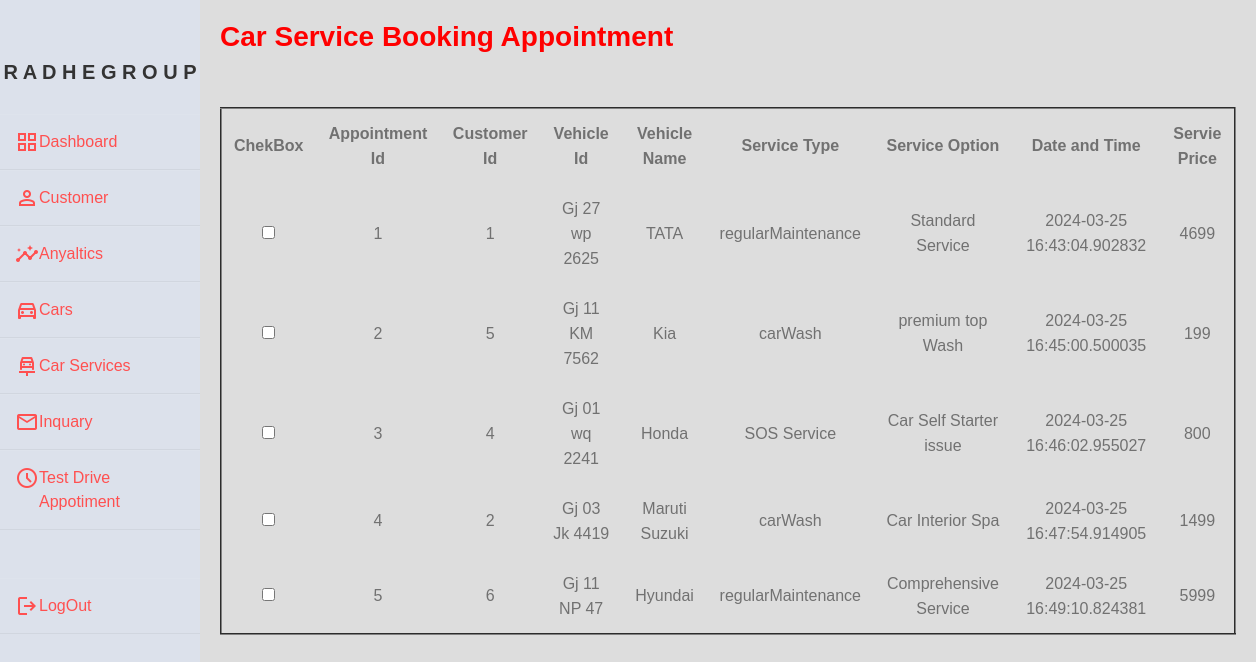
/Adminbookingap.php, run on the app's committed database.
### Adminbookingap.php (the view, shortened to what this page needs)
<?php
$servername = "localhost";
$username = "root";
$pass = "";
$database = "car sales and service";
$conn = mysqli_connect($servername, $username, $pass, $database);
?>
<!DOCTYPE html>
<html>
<head>
    <link rel="stylesheet" href="https://stackpath.bootstrapcdn.com/bootstrap/4.5.2/css/bootstrap.min.css">
</head>
<body>
    <?php include 'nav.php' ?>
    <div class="main_content">
        <div class="info">
            <h3><b>Car Service Booking Appointment </b></h3> <br>
            <div class="table-container">
                <table border="2">
                    <tr>
                        <td><b>ChekBox</b></td>
                        <td><b>Appointment Id</b></td>
                        <td><b>Customer Id</b></td>
                        <td><b>Vehicle Id</b></td>
                        <td><b>Vehicle Name</b></td>
                        <td><b>Service Type</b></td>
                        <td><b>Service Option</b></td>
                        <td><b>Date and Time</b></td>
                        <td><b>Servie Price</b></td>
                    </tr>
                    <tbody>
                        <?php
                                $sql = "SELECT * FROM `service appointment table`";
                                $result = mysqli_query($conn, $sql);
                                if(mysqli_num_rows($result) > 0){
                                while($row = mysqli_fetch_assoc($result))
                                {
                                echo "<tr>";
                                    echo "<td><input type='checkbox'></td>";
                                    echo "<td>".$row['Appointment_Id'] ."</td>
                                    <td>". $row['Customer Id'] ."</td>
                                    <td> ".$row['Vehicles Id'] ."</td>
                                    <td> ".$row['vehicle Name'] ."</td>
                                    <td> ".$row['Service Type'] ."</td>
                                    <td> ".$row['service option'] ."</td>
                                    <td> ".$row['Appointment Date And Time'] ."</td>
                                    <td> ".$row['Service Cost'] ."</td>";
                                echo "</tr>";
                                }
                            }
        ?>
                    </tbody>
                </table>
            </div>
        </div>
    </div>
</body>
</html>

### Adminbookingap.php (style rules this page uses)
body { font-family: 'Segoe UI', Tahoma, Geneva, Verdana, sans-serif; margin: 0; padding: 0; background-color: #ddd; }
h3 { color: red; margin-top: 20px; }
.table-container { margin-top: 20px; }
table { width: 100%; border-collapse: collapse; margin-top: 20px; }
th, td { padding: 12px; border: 1px solid #ddd; text-align: center; }

### nav.php (style rules this page uses)
* { margin: 0; padding: 0; box-sizing: border-box; list-style: none; text-decoration: none; font-family: 'Poppins', sans-serif; }
.wrapper .main_content { margin-left: 200px; }
.wrapper .main_content .info { margin: 20px; color: #717171; line-height: 25px; }
.wrapper .main_content .info div { margin-bottom: 20px; }

### data on the page
service appointment table: Appointment_Id "1", Customer Id "1", Vehicles Id "Gj 27 wp 2625", vehicle Name "TATA", Service Type "regularMaintenance", service option "Standard Service", Appointment Date And Time "2024-03-25 16:43:04.902832", Service Cost "4699"
service appointment table: Appointment_Id "2", Customer Id "5", Vehicles Id "Gj 11 KM 7562", vehicle Name "Kia", Service Type "carWash", service option "premium top Wash", Appointment Date And Time "2024-03-25 16:45:00.500035", Service Cost "199"
service appointment table: Appointment_Id "3", Customer Id "4", Vehicles Id "Gj 01 wq 2241", vehicle Name "Honda", Service Type "SOS Service", service option "Car Self Starter issue", Appointment Date And Time "2024-03-25 16:46:02.955027", Service Cost "800"
service appointment table: Appointment_Id "4", Customer Id "2", Vehicles Id "Gj 03 Jk 4419", vehicle Name "Maruti Suzuki", Service Type "carWash", service option "Car Interior Spa", Appointment Date And Time "2024-03-25 16:47:54.914905", Service Cost "1499"
service appointment table: Appointment_Id "5", Customer Id "6", Vehicles Id "Gj 11 NP 47", vehicle Name "Hyundai", Service Type "regularMaintenance", service option "Comprehensive Service", Appointment Date And Time "2024-03-25 16:49:10.824381", Service Cost "5999"
